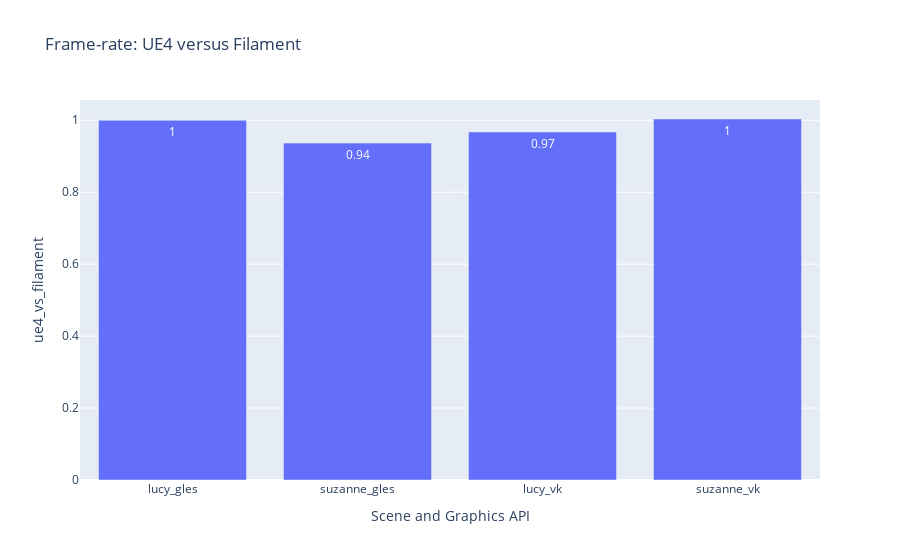

The cell this chart's notebook holds for it:
### Code cell
### Frame-rate versus BRDF
df_perf_vs = df_fastest_10x.pivot_table(
    index = ["api", "scene"],
    columns = "brdf",
    values = "fps"
)

df_perf_vs["ue4_vs_filament"] = df_perf_vs["ue4"] / df_perf_vs["filament"]
df_perf_vs = df_perf_vs["ue4_vs_filament"].reset_index()
df_perf_vs["name"] = df_perf_vs["scene"] + "_" + df_perf_vs["api"]

fig = px.bar(df_perf_vs, x = "name", y = "ue4_vs_filament", barmode="group", text_auto=".2",
            title="Frame-rate: UE4 versus Filament",
            labels = {
                "vk_vs_gles": "Ratio",
                "name": "Scene and Graphics API",
            },
)
fig

### Figure 1 — Plotly figure (JSON) as saved in the notebook; plotly's stock layout.template omitted (floating-point values rounded to 4 significant figures)
{"data": [{"alignmentgroup": "True", "hovertemplate": "Scene and Graphics API=%{x}<br>ue4_vs_filament=%{y}<extra></extra>", "legendgroup": "", "marker": {"color": "#636efa", "pattern": {"shape": ""}}, "name": "", "offsetgroup": "", "orientation": "v", "showlegend": false, "textposition": "auto", "texttemplate": "%{y:.2}", "type": "bar", "x": ["lucy_gles", "suzanne_gles", "lucy_vk", "suzanne_vk"], "xaxis": "x", "y": [1.0, 0.9365, 0.9674, 1.004], "yaxis": "y"}], "layout": {"autosize": true, "barmode": "group", "legend": {"tracegroupgap": 0}, "title": {"text": "Frame-rate: UE4 versus Filament"}, "xaxis": {"anchor": "y", "autorange": true, "domain": [0, 1], "range": [-0.5, 3.5], "title": {"text": "Scene and Graphics API"}, "type": "category"}, "yaxis": {"anchor": "x", "autorange": true, "domain": [0, 1], "range": [0, 1.056], "title": {"text": "ue4_vs_filament"}, "type": "linear"}}}
